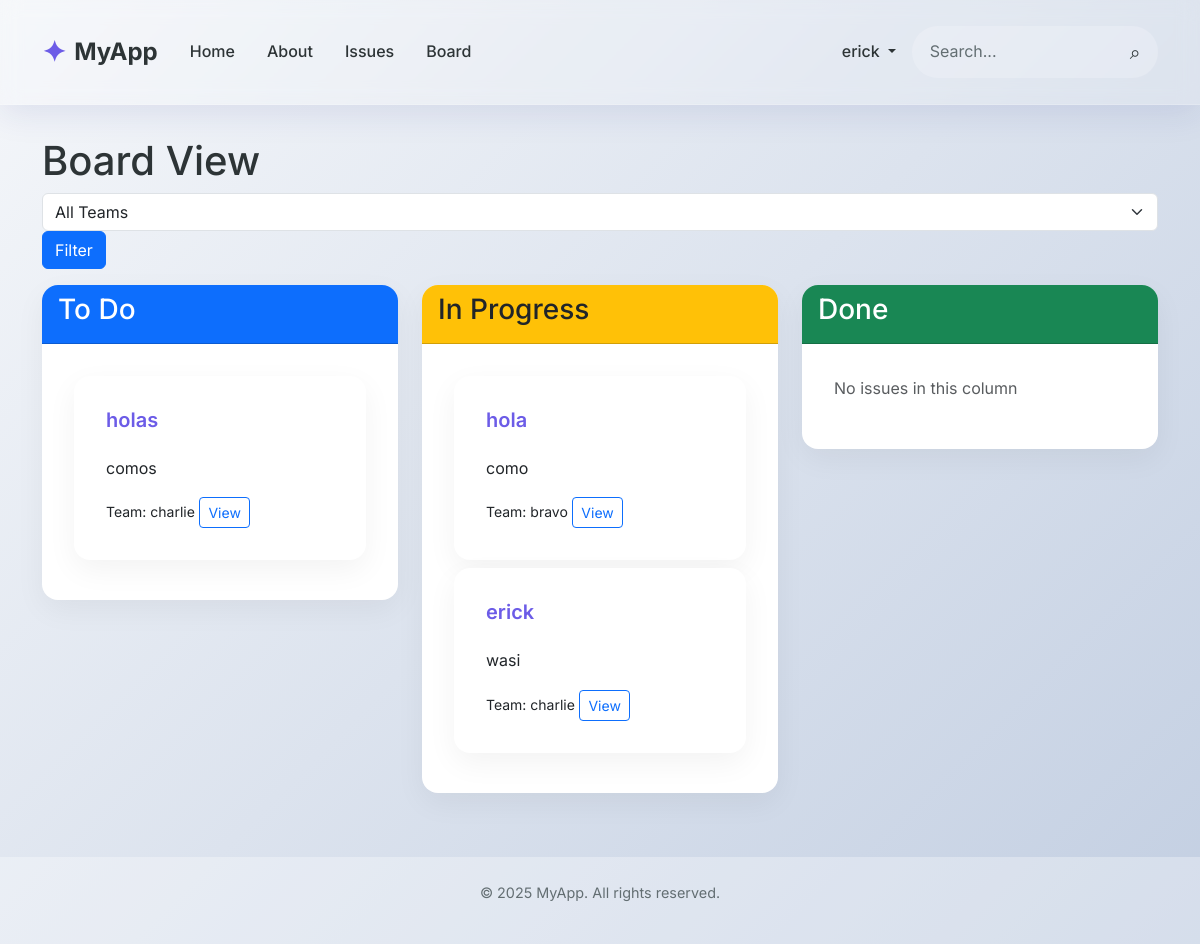
Before: /issues/board/ (signed in) with the older database file.
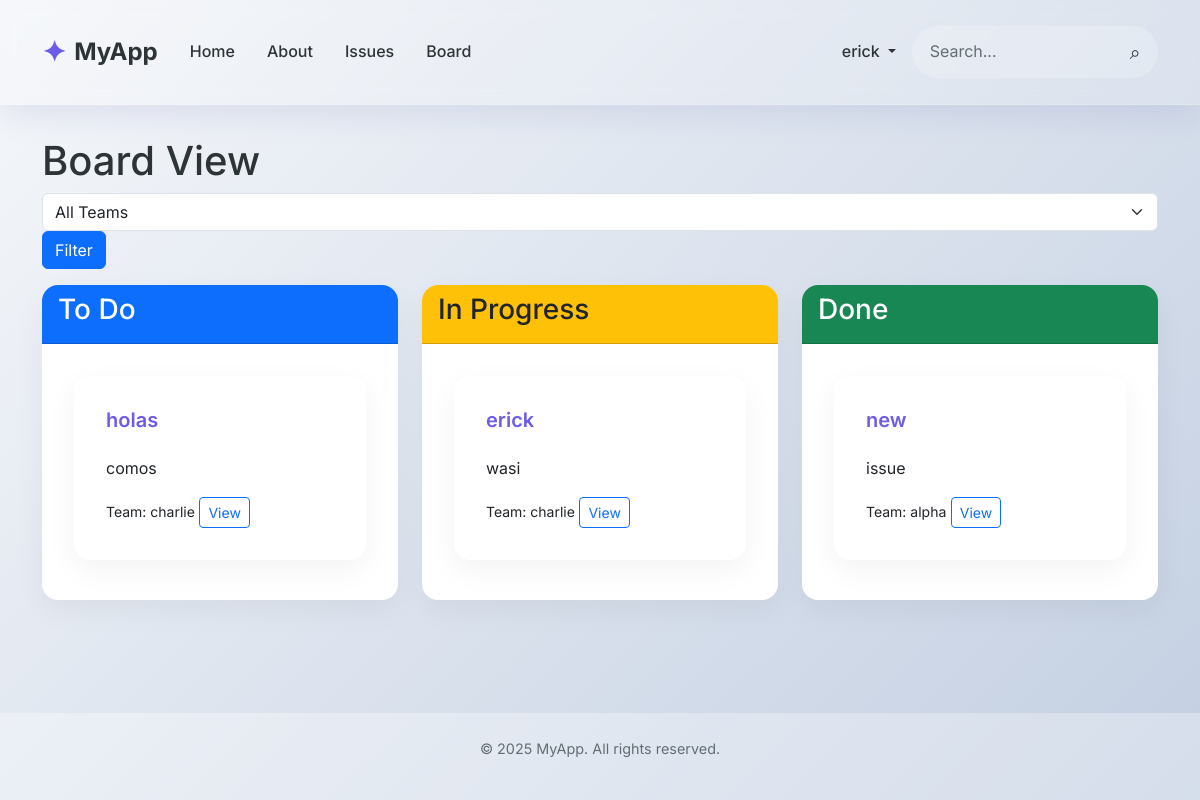
After: the same page with the newer database file.
### issues/models.py (models this page shows, shortened)
class Issue(models.Model):
    title = models.CharField(max_length=128)
    summary = models.CharField(max_length=256)
    description = models.TextField()
    reporter = models.ForeignKey(
        get_user_model(), on_delete=models.SET_NULL, null=True)
    assignee = models.ForeignKey(
        get_user_model(), on_delete=models.SET_NULL, null=True, related_name='assignee')
    status = models.ForeignKey(
        Status, on_delete=models.SET_NULL, null=True)
    assigned_team = models.ForeignKey(
        Team, on_delete=models.SET_NULL, null=True, blank=True)
    created_on = models.DateTimeField(auto_now_add=True)

### accounts/models.py (models this page shows)
class Team(models.Model):
    name = models.CharField(max_length=128)
    description = models.CharField(max_length=256)
    def __str__(self):
        return self.name

### issues/views.py (the view)
# urls.py: path('board/', BoardView.as_view(), name='board'),
class BoardView(LoginRequiredMixin, ListView):
    template_name = 'issues/board.html'
    context_object_name = 'issues'
    def get_queryset(self):
        team_name = self.request.GET.get('team')
        if team_name:
            return Issue.objects.filter(assigned_team__name=team_name)
        return Issue.objects.all()
    def get_context_data(self, **kwargs):
        context = super().get_context_data(**kwargs)
        todo_status = Status.objects.get(name='To Do')
        in_progress_status = Status.objects.get(name='In Progress')
        done_status = Status.objects.get(name='Done')
        queryset = self.get_queryset()
        context['todo_issues'] = queryset.filter(status=todo_status)
        context['in_progress_issues'] = queryset.filter(status=in_progress_status)
        context['done_issues'] = queryset.filter(status=done_status)
        context['teams'] = Team.objects.all()  # Ahora Team está importado correctamente
        return context

### templates/issues/board.html (shortened to what this page needs)
{% extends 'base.html' %}
{% block content %}
<div class="container">
    <h1>Board View</h1>
    <div class="mb-3">
        <form method="get" class="form-inline">
            <select name="team" class="form-select me-2">
                <option value="">All Teams</option>
            </select>
            <button type="submit" class="btn btn-primary">Filter</button>
        </form>
    </div>
    <div class="row">
        <div class="col-md-4">
            <div class="card">
                <div class="card-header bg-primary text-white">
                    <h3>To Do</h3>
                </div>
                <div class="card-body">
                    {% for issue in todo_issues %}
                    <div class="card mb-2">
                        <div class="card-body">
                            <h5 class="card-title">{{ issue.title }}</h5>
                            <p class="card-text">{{ issue.summary }}</p>
                            <small>Team: {{ issue.assigned_team|default:"Unassigned" }}</small>
                            <a href="{% url 'issues:issue_detail' issue.pk %}" class="btn btn-sm btn-outline-primary">View</a>
                        </div>
                    </div>
                    {% empty %}
                    <p class="text-muted">No issues in this column</p>
                    {% endfor %}
                </div>
            </div>
        </div>
        <div class="col-md-4">
            <div class="card">
                <div class="card-header bg-warning text-dark">
                    <h3>In Progress</h3>
                </div>
                <div class="card-body">
                    {% for issue in in_progress_issues %}
                    <div class="card mb-2">
                        <div class="card-body">
                            <h5 class="card-title">{{ issue.title }}</h5>
                            <p class="card-text">{{ issue.summary }}</p>
                            <small>Team: {{ issue.assigned_team|default:"Unassigned" }}</small>
                            <a href="{% url 'issues:issue_detail' issue.pk %}" class="btn btn-sm btn-outline-primary">View</a>
                        </div>
                    </div>
                    {% empty %}
                    <p class="text-muted">No issues in this column</p>
                    {% endfor %}
                </div>
            </div>
        </div>
        <div class="col-md-4">
            <div class="card">
                <div class="card-header bg-success text-white">
                    <h3>Done</h3>
                </div>
                <div class="card-body">
                    {% for issue in done_issues %}
                    <div class="card mb-2">
                        <div class="card-body">
                            <h5 class="card-title">{{ issue.title }}</h5>
                            <p class="card-text">{{ issue.summary }}</p>
                            <small>Team: {{ issue.assigned_team|default:"Unassigned" }}</small>
                            <a href="{% url 'issues:issue_detail' issue.pk %}" class="btn btn-sm btn-outline-primary">View</a>
                        </div>
                    </div>
                    {% empty %}
                    <p class="text-muted">No issues in this column</p>
                    {% endfor %}
                </div>
            </div>
        </div>
    </div>
</div>
{% endblock content %}

Changed rows visible on the page:
removed Issue: title "hola", summary "como", assigned_team "bravo", shown under "In Progress"
added Issue: title "new", summary "issue", assigned_team "alpha", shown under "Done"
Other visible differences:
text no longer shown: "No issues in this column"
